Frame 1 (no input): blank canvas, image omitted
Frame 60 (the mouse pressed at the canvas centre just before this capture): blank canvas, image omitted
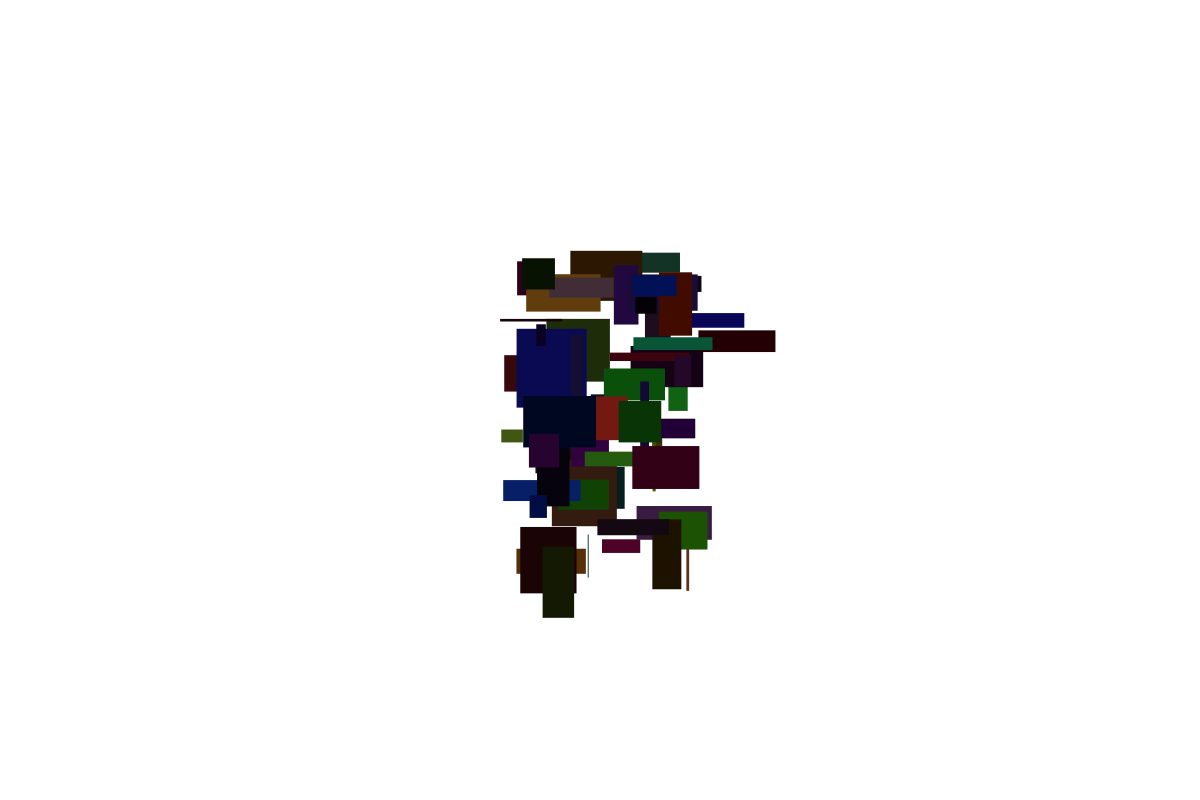
Frame 120 (the mouse held since frame 60 and released just before this capture)

The Processing sketch whose frames 1 and 60 were blank and that drew this single picture after the mouse press (run headless with seeded random() and noise(); from frame 60 on, the mouse is pressed at the canvas centre):

// Processing sketch: movingboxesrandomcolor
// ── movingboxesrandomcolor.pde
int circleX = 0;
float r = random(255);
float g = random(255);
float b = random(255);
boolean started = false;

void setup(){
  background(255);
  size(1200, 800);
}

void draw(){
  fill(random(r), random(g), random(b));
  if(mouseX > width/2){
    r = random(125, 255);
    g = random(125, 255);
    b = random(125, 255);
  }
  else{
    r = random(125);
    g = random(125);
    b = random(125);
  }
  
   if(mousePressed){
     noStroke();
     rect(mouseX + random(-height/8, height/8), mouseY + random(-width/8, width/8), random(80), random(80));
    /* println("R is " + r);
     println("G is " + g);
     println("B is " + b);
     */
     println("mouseX is " + mouseX);
     println("mouseY is " + mouseY);
   }
   
}

/*void mousePressed(){
   started = true; 
}*/
